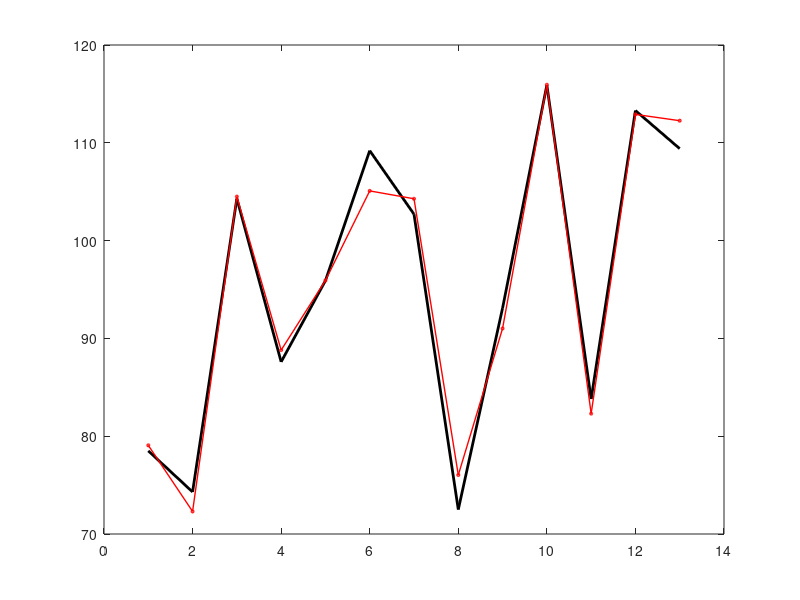

Reproduce this figure in MATLAB. (Note: this script raises an error after producing the figure.)
%%
clear all;clc
x = 3;
a = [-2:.1:2]'; 
b = a*x + (1*randn(size(a)));

rng default
plot(a,x*a,'k','LineWidth',2);
hold on
plot(a,b,'rx','LineWidth',2);
hold off

[U,S,V] = svd(a,'econ');
xtilde = V*inv(S)*U'*b;
hold on
plot(a,xtilde*a,'b--','LineWidth',2)
hold off

%%
clear all;close all; clc
load hald;
A = ingredients;
b = heat ; 

[U,S,V] = svd(A,'econ');
x = V*inv(S)*U'*b;


plot(b,'k','LineWidth',2); hold on
plot(A*x,'r-o','LineWidth',1.,'Markersize',2);

%%
clear all;close all; clc
load housing
b = housing(:,14); % housing values in $1000s
A = housing(:,1:13); % other factors,
A = [A ones(size(A,1),1)]; % Pad with ones y-intercept
x = regress(b,A);
plot(b,'k-o');
hold on, plot(A*x,'r-o');
[b sortind] = sort(housing(:,14)); % sorted values
plot(b,'k-o')
hold on, plot(A(sortind,:)*x,'r-o')

%%

%PCA

xC = [2;1];
sig = [2;.5];

theta = pi/3;

R = [cos(theta) -sin(theta); sin(theta) cos(theta)];
nP = 10000;

X = R*diag(sig)*randn(2,nP) + diag*xC*ones(2,nP);

X_avg = mean(X,2);
B = X-X_avg*ones(1,nP);
[U,S,V] = svd(B/sqrt(nP),'econ');


%%

clear all, close all, clc
n = 2^10;
w = exp(-i*2*pi/n);
% Slow
tic
DFT = zeros(n);
for i=1:n
for j=1:n
DFT(i,j) = w^((i-1)*(j-1));
end
end
toc
% Fast
tic
[I,J] = meshgrid(1:n,1:n);
DFT = w.^((I-1).*(J-1));
toc
imagesc(real(DFT))
